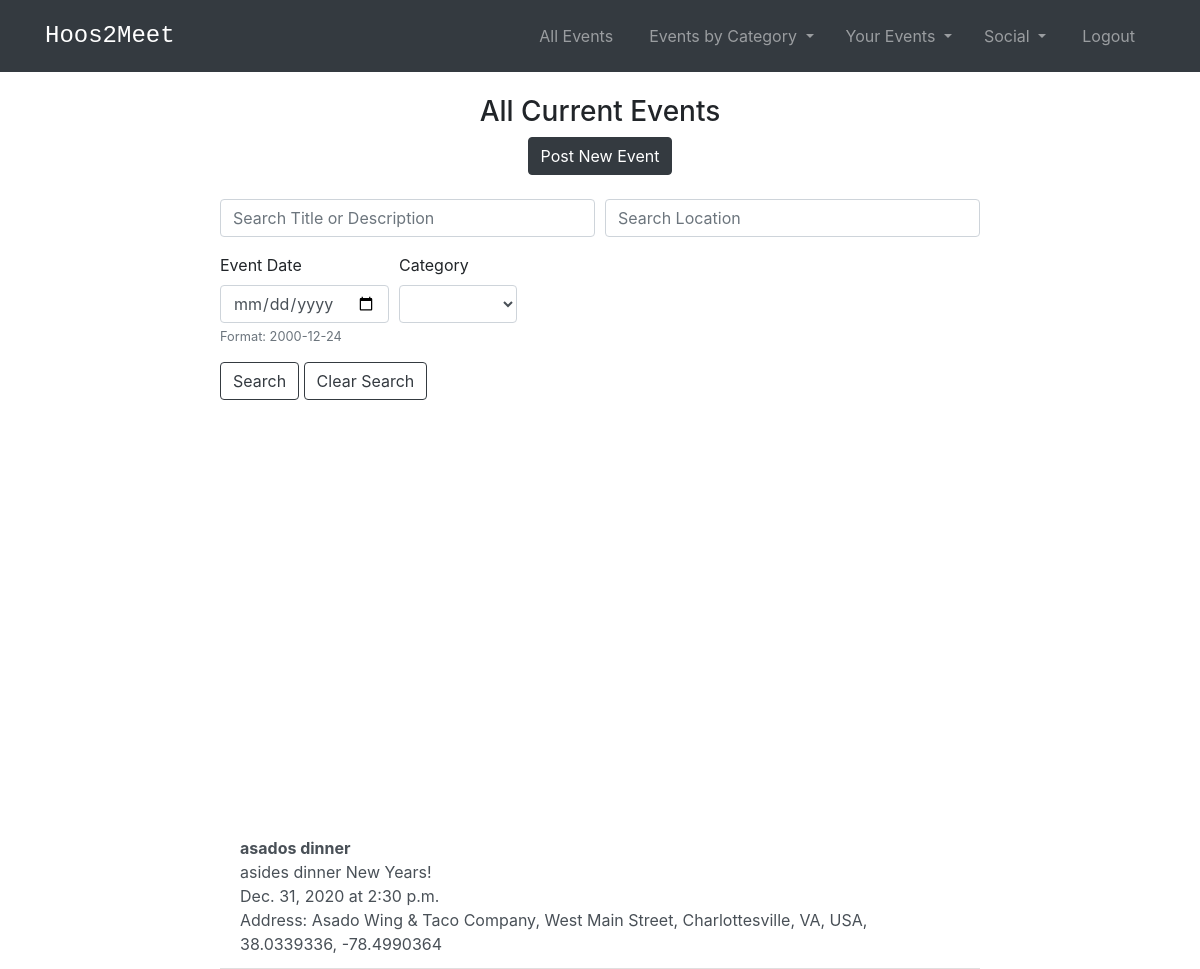
/events/ (signed in), run on the app's committed database.
### events/models.py (models this page shows, shortened)
class Event(models.Model):
    title_text = models.CharField("Event Name", max_length=255)
    date = models.DateField(default=datetime.date.today)
    time = models.TimeField(default = '14:30',help_text="Enter in 24 hour format (eg - 2:45 or 16:45)")
    category_text = models.CharField("Category", max_length=255,default = 'Uncategorized')
    description_text = models.CharField("Description", max_length=200)
    organizer = models.ForeignKey(User, default = 1, on_delete=models.CASCADE,related_name='organizer')
    location=PlacesField()
    rsvps = models.ManyToManyField(User, related_name='rsvps') #blank=True )
    """"
    def get_absolute_url(self):
        return reverse('events:detail', kwargs={'pk': self.pk})
    """

### events/views.py (the view)
# urls.py: path('', views.EventsView.as_view(), name='index'),
class EventsView(generic.ListView):
    model = Event
    template_name = 'events/event_list.html'
    context_object_name = 'events_list'
    result = Event.objects.all()
    def get_queryset(self):
        result = Event.objects.exclude(date__lt=datetime.date.today())
        return result
    def get_context_data(self, *args, **kwargs):
        cat_menu = Category.objects.all()
        context=super(EventsView, self).get_context_data(*args, **kwargs)
        context["cat_menu"]=cat_menu
        return context

### events/models.py (called while the page is built)
    def __str__(self):
        return self.name

### events/templates/events/event_list.html (shortened to what this page needs)
<!DOCTYPE html>
<html lang="en">
<head>
    <link rel="stylesheet" href="https://stackpath.bootstrapcdn.com/bootstrap/4.5.2/css/bootstrap.min.css">
</head>
{% extends 'base.html' %}
{% load socialaccount %}
{% block content %}
{% if user.is_authenticated %}
    <h3 class = 'text-center'>All Current Events</h3>
    <div class = 'text-center'>
      <a class = "btn btn-dark" href="{% url 'events:post_event' %}" role = "button">Post New Event</a><br><br>
    </div>
    <body>
      <div class="container">
          <form method="GET" action="{% url 'events:search' %}">
              <div class="form-row">
                <div class="form-group col-md-6">
                  <input type="search" class="form-control" name="title_description_contains" value="{{request.GET.title_description_contains}}" placeholder="Search Title or Description">
                </div>
                <div class="form-group col-md-6">
                  <input type="search" class="form-control" name="location_contains" value="{{request.GET.location_contains}}" placeholder="Search Location">
                </div>
              </div>
              <div class="form-row">
                <div class="form-group col-xs-4">
                  <label>Event Date</label>
                  <input type="date" class="form-control" name="event_date" value="{{request.GET.event_date}}" placeholder="Search Date">
                  <small id="dateHelp" class="form-text text-muted">Format: 2000-12-24</small>
                </div>
                <div class="form-group col-md-2">
                  <label for="category">Category</label>
                  <select id="category" class="form-control" name="category">
                      <option></option>
                      {% for item in cat_menu %}
                        <option>{{item.name}}</option>
                      {% endfor %}
                  </select>
                </div>
              </div>
              <button type="submit" class="btn btn-outline-dark">Search</button>
              <a class = "btn btn-outline-dark" href="{% url 'events:event_list' %}" role = "button">Clear Search</a><br><br>
            </form>
            <div id="map">
            </div>
      {% if events_list %}
          <ul class="list-group list-group-flush">
            {% for event in events_list%}
              <a href="{% url 'events:detail' event.id %}" class = 'list-group-item list-group-item-action'>
                <b>{{event.title_text}}</b><br> {{event.description_text}}<br>{{event.date}} at {{event.time}}<br>Address: {{event.location}} <br>
              {%endfor%}
              </a></li>
        </div>
      {% else %}
          <p>No events have been posted.</p>
      {% endif %}
    </body>
{% endif %}
{% endblock content %}

### events/templates/events/event_list.html (style rules this page uses)
#map { height: 200px; margin-top: auto; margin-bottom: auto; width: 100%; }
#map { height: 400px; width: 100%; }

### templates/base.html (style rules this page uses)
body { padding-top: 70px; }

### data on the page
Event: title_text "asados dinner", description_text "asides dinner New Years!", date "Dec. 31, 2020", time "2:30 p.m.", location "Asado Wing & Taco Company, West Main Street, Charlottesville, VA, USA, 38.0339336, -78.4990364"
